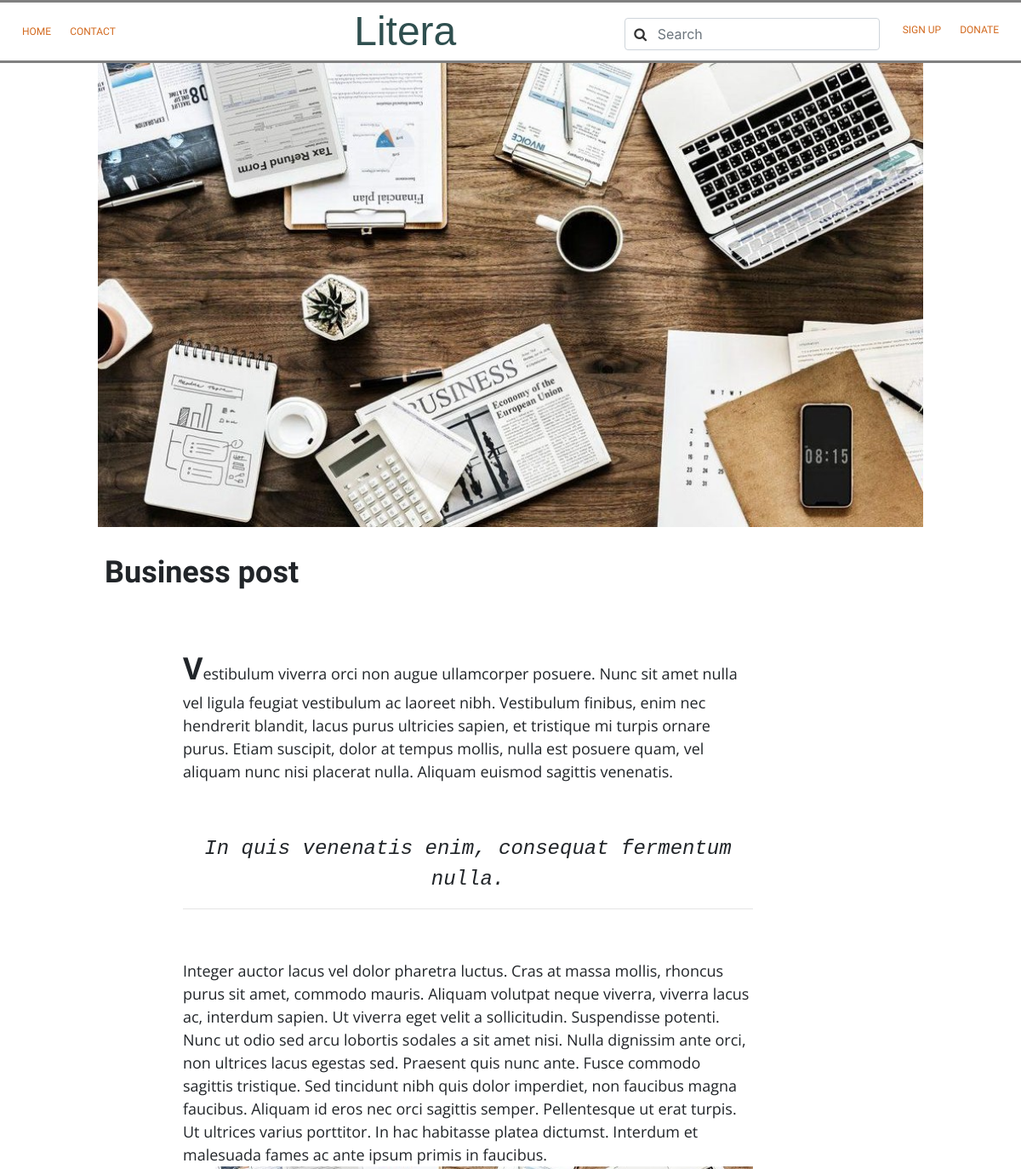
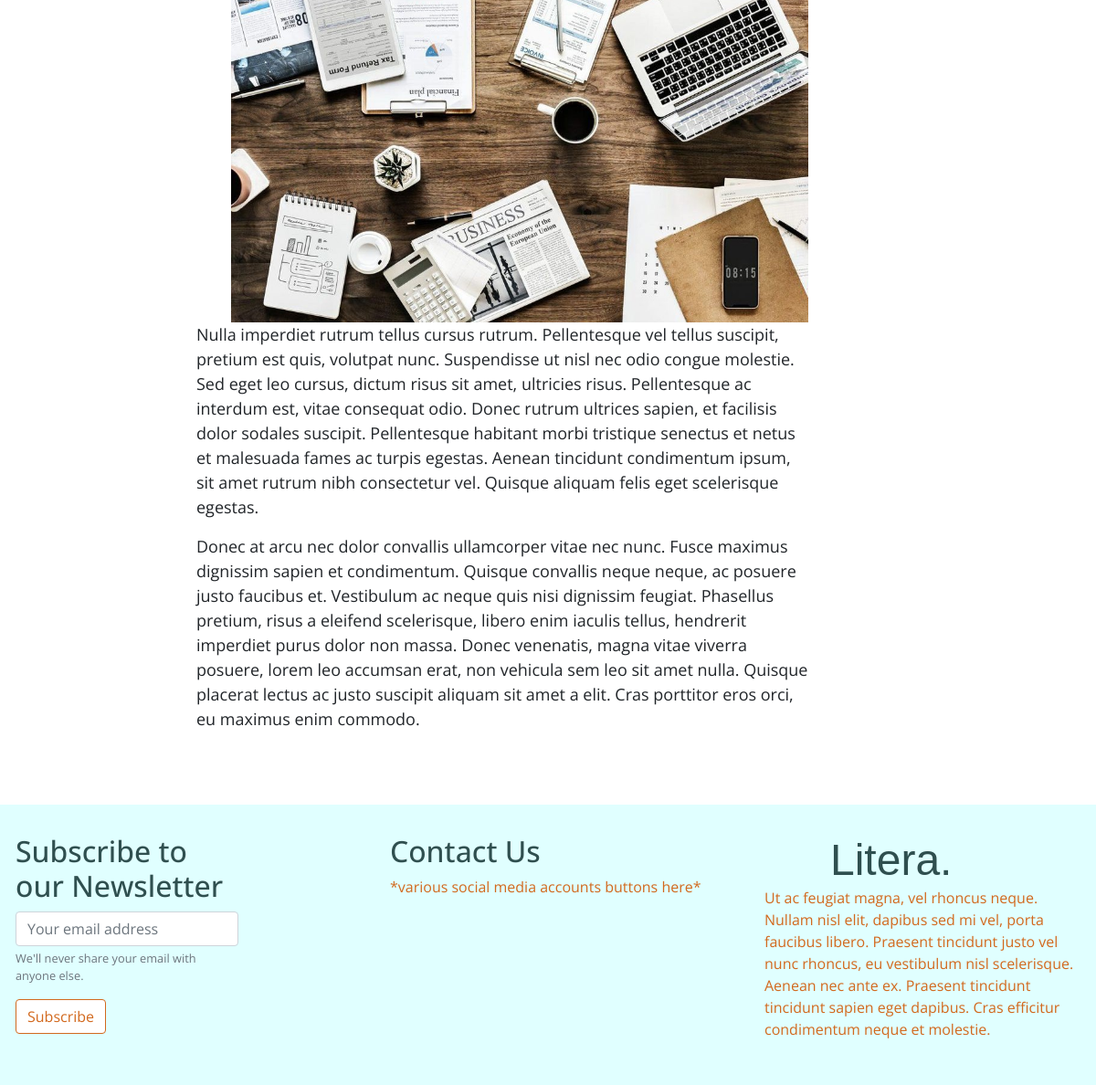
The page /posts/Business post on the database its author committed (2 pictures, top to bottom).
### landingpage/models.py (models this page shows, shortened)
class BlogPost( models.Model ) :
    post_title = models.CharField( verbose_name='Title', max_length=200, default="Blog post", primary_key=True )
    post_desc = models.TextField( verbose_name='Description', max_length=100 )
    post_text = models.TextField( verbose_name='Story')
    post_date = models.DateField( verbose_name='Date published' )
    post_img = models.ImageField( verbose_name='Thumbnail',null=True )
    post_tag = models.CharField( verbose_name='Tag',max_length=20, choices=tag_choices, default=GENERAL )
    custom_tag = models.ManyToManyField(CustomTag)
    featured = models.BooleanField( default=False )

### landingpage/views.py (the view)
# urls.py: path('posts/<post_title>',views.post,name='post'),
def post(request, post_title):
    post_title=post_title.replace('_',' ')
    blog=BlogPost.objects.get(post_title=post_title)
    context={
        'blog': blog,
    }
    return render( request, 'landingpage/post.html', context )

### landingpage/templates/landingpage/post.html (shortened to what this page needs)
<html>
<head>
<link rel="stylesheet" href="https://maxcdn.bootstrapcdn.com/bootstrap/4.4.1/css/bootstrap.min.css">
     <link rel="stylesheet" href="https://cdnjs.cloudflare.com/ajax/libs/font-awesome/4.7.0/css/font-awesome.min.css">
    {% load static %}
    <link rel="stylesheet" href="{% static 'landingpage/post.css' %}">
    <link rel="stylesheet" href="{% static 'landingpage/navfoot.css' %}">
</head>
<body>
<nav class="navbar navbar-expand-sm navbar-custom">
    <div class="container-fluid">
  <ul class="nav navbar-nav">
    <li class="nav-item">
      <a class="nav-link" href="{% url 'index' %}">Home</a>
    </li>
    <li class="nav-item">
      <a class="nav-link" href="{% url 'contact' %}">Contact</a>
    </li>
  </ul>
        <a class="navbar-brand d-flex justify-content-center" href="{% url 'index' %}">
           <h1 class="site-name">Litera</h1>
        </a>
    <ul class="nav navbar-nav navbar-right">
        <li>
            <div class="main">
          <div class="form-group has-search">
            <input type="text" class="form-control" placeholder="Search">
          </div>
            </div>
      </li>
      <li class="nav-item"><a class="nav-link" href="#" data-toggle="modal" data-target="#subscribe"> Sign Up</a></li>
      <li class="nav-item"><a class="nav-link" href="{% url 'donate' %}"> Donate</a></li>
    </ul>
    </div>
</nav>
<div class =container-fluid>
    <div class="row">
        <div class="col-md-1"></div>
        <div class="col-md-10">
                <img src={{ blog.post_img.url }} alt="placeholder">
        </div>
    </div>
    <br>
    <div class="row">
        <div class="col-md-1"></div>
        <div class="col-md-6">
            <div class="jumbotron jumbotron-fluid bg-white p-2">
                <h1 id="title">{{ blog.post_title }}</h1>
            </div>
        </div>
    </div>
    <div class="row">
        <div class="col-md-2"></div>
        <div class="col-md-7">
            <p>
            {{ blog.post_text|safe }}
            </p>
        </div>
    </div>
</div>
<footer class="footer">
<div class="row">
<div class="col-lg-3 newsletter-form">
    <h2>Subscribe to our Newsletter</h2>
    <form enctype="multipart/form-data" method="post" action="/newsletter/litera/subscribe/">
    <div class="form-group">
        <input type="email" class="form-control" name="email_field" required="" id="id_email_field" placeholder="Your email address">
    </div>
        <small id="emailHelp" class="form-text text-muted">We'll never share your email with anyone else.</small>
<button id="id_submit" name="submit" class="btn btn-outline-subscribe mb-2" value="Subscribe" type="submit">Subscribe</button>
    </form>
</div>
    <div class="col-lg-1"></div>
<div class="col-lg-4 contact-footer">
    <h2>Contact Us</h2>
    <p>
        *various social media accounts buttons here*
    </p>
</div>
<div class="col-lg-4 more-info-footer">
    <h1 class="site-name">Litera.</h1>
    <p>
        Ut ac feugiat magna, vel rhoncus neque.
        Nullam nisl elit, dapibus sed mi vel, porta faucibus libero.
        Praesent tincidunt justo vel nunc rhoncus, eu vestibulum nisl scelerisque.
        Aenean nec ante ex. Praesent tincidunt tincidunt sapien eget dapibus.
        Cras efficitur condimentum neque et molestie.
    </p>
</div>
</div>
</footer>
</body>
</html>

### landingpage/static/landingpage/post.css (style rules this page uses)
:root { --color1: #26495c; --color2: #ffffff; --color3: #c66b3d; --color4: #fffff0; }
img { width: 100%; }
p { font-family: "Open Sans","Helvetica","sans-serif"; }
#title { font-family: "Quicksand","Helvetica","sans-serif"; font-size: 3vw; font-weight: bold; }

### landingpage/static/landingpage/navfoot.css (style rules this page uses)
:root { --color1: chocolate; --color2: #ffffff; --color3: darkslategray; --color4: lightcyan; --color5: mistyrose; }
body { background-color: var(--color2); }
.site-name { color: var(--color3); font-family: "Playfair Display SC","Helvetica","sans-serif"; font-size: 4vw; font-weight: normal; margin-bottom: 0; margin-right: 0; margin-left: 6vw; }
.navbar-custom { background-color: var(--color2); padding:0; border-top: solid grey; border-bottom: solid grey; border-weight: thin; }
.navbar-brand { margin: 0; }
.navbar-custom .navbar-brand, .navbar-custom .navbar-text { color: var(--color3); }
.navbar-custom .navbar-nav .nav-link { color: var(--color1); font-family: "Quicksand","Helvetica","sans-serif"; font-size: 1vw; font-weight: normal; text-transform: uppercase; border: 0.2rem solid var(--color2); transition: border 0.2s; }
.main { width: 100%; margin-top: 0.4rem; padding-right: 1rem; }
.has-search .form-control { padding-left: 2.375rem; }
.form-group { margin: 0; }
footer { margin-top: 4rem; padding-top: 2rem; padding-bottom: 2rem; background-color: var(--color4); color: var(--color1); font-family: "Open Sans","Helvetica","sans-serif"; }
footer h2 { color: var(--color3); }
.newsletter-form { padding-left: 2rem; padding-right: 2rem; }
.contact-footer { padding-left: 2rem; padding-right: 2rem; }
.more-info-footer { padding-left: 2rem; padding-right: 2rem; }
.btn-outline-subscribe { color: var(--color1); background-color: var(--color2); border-color: var(--color1); margin-top: 1rem; }

### rows shown on the page
BlogPost: post_img (picture), post_title "Business post", post_text "V estibulum viverra orci non augue ullamcorper posuere. Nunc sit amet nulla vel ligula feugiat vestibulum ac laoreet nibh. Vestibulum finibus, enim nec hendrerit blandit, lacus purus ultricies sapien, et tristique mi turpis ornare purus. Etiam suscipit, dolor at tempus mollis, nulla est posuere quam, vel aliquam nunc nisi placerat nulla. Aliquam euismod sagittis venenatis. In quis venenatis enim, consequat fermentum nulla. Integer auctor lacus vel dolor pharetra luctus. Cras at massa mollis, rhoncus purus sit amet, commodo mauris. Aliquam volutpat neque viverra, viverra lacus ac, interdum sapien. Ut viverra eget velit a sollicitudin. Suspendisse potenti. Nunc ut odio sed arcu lobortis…", post_text (picture)
